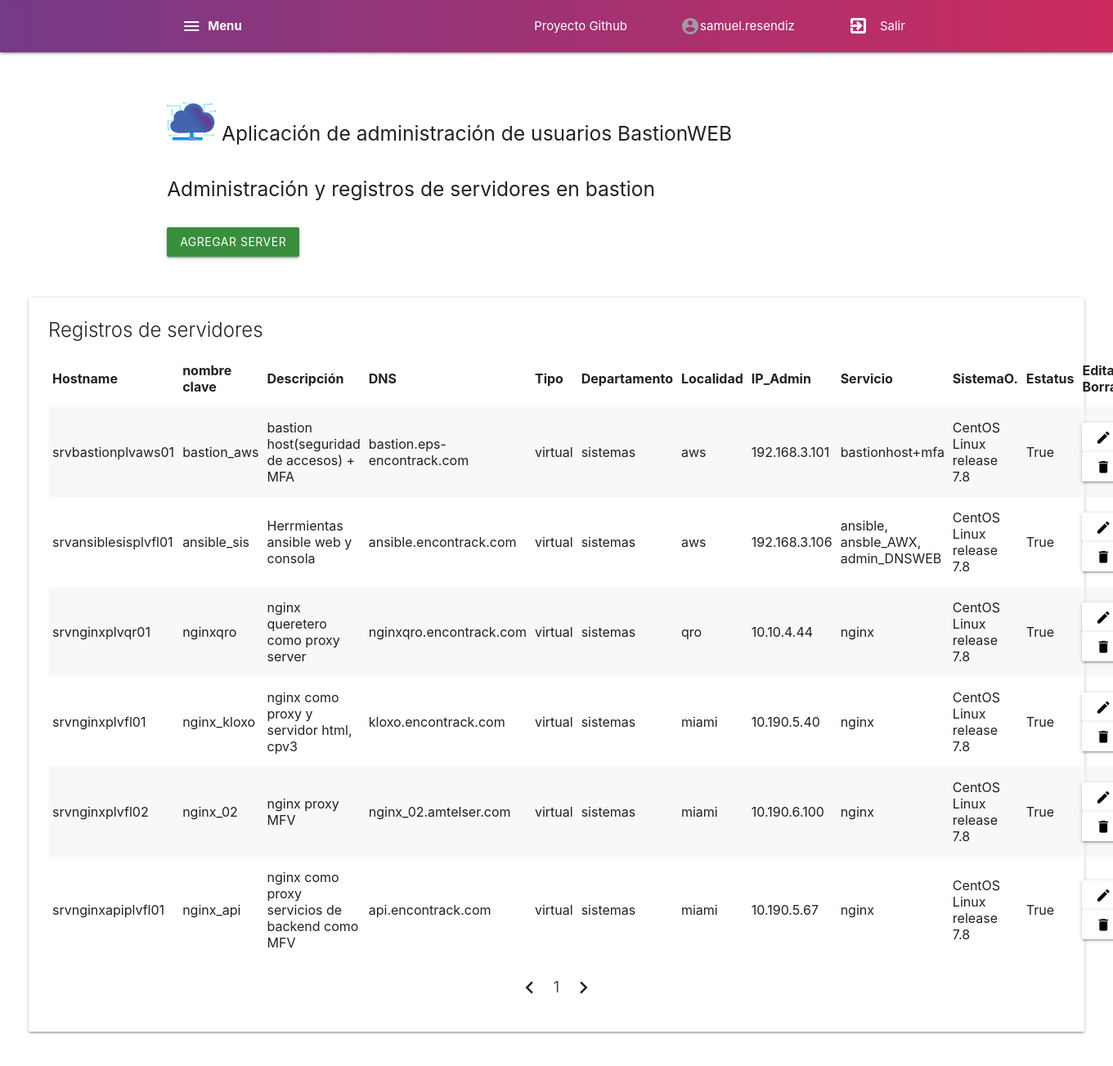
The page /servers (signed in) on the database as committed earlier.
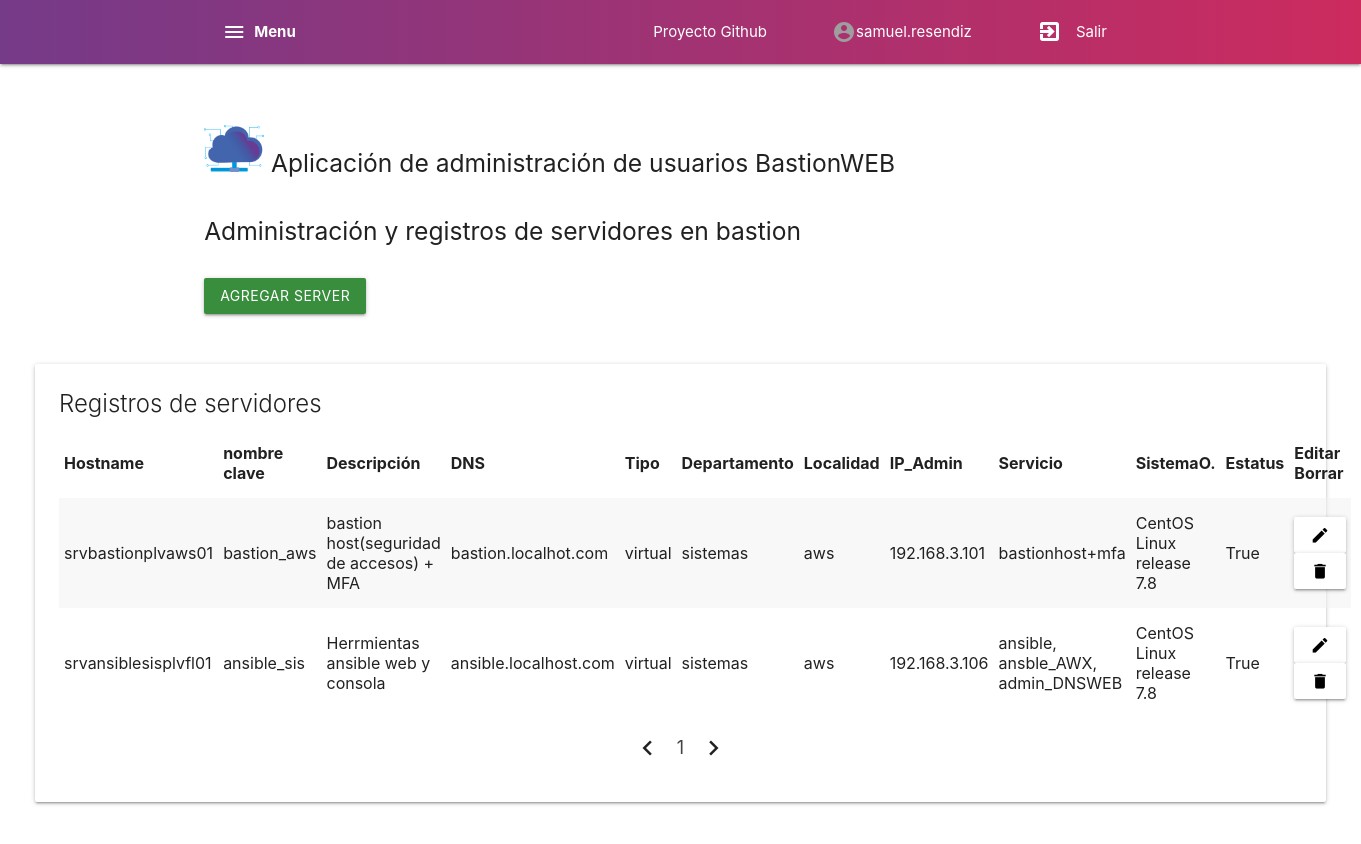
The same page on the database as committed later.
### app/models.py (models this page shows, shortened)
class Users(UserMixin, db.Model):
    __tablename__ = "users"
    id =  db.Column(db.Integer, primary_key=True, autoincrement=True)
    username =  db.Column(db.String(50), nullable=False)
    password =  db.Column(db.String(50), nullable=False)
    email =  db.Column(db.String(50), nullable=False)
    area =  db.Column(db.String(50), nullable=False)
    group =  db.Column(db.String(50), nullable=False)
    status =  db.Column(db.Boolean, default=False, nullable=False)
    web =  db.Column(db.Boolean, default=False, nullable=False)

class Servers(db.Model):
    __tablename__ = "servers"
    id =  db.Column(db.Integer, primary_key=True, autoincrement=True)
    hostname =  db.Column(db.String(50), nullable=False)
    namekey = db.Column(db.String(50), nullable=False)
    description =  db.Column(db.String(50), nullable=False)
    dns =  db.Column(db.String(50), nullable=False)
    tipe =  db.Column(db.String(50), nullable=False)
    department =  db.Column(db.String(50), nullable=False)
    localation =  db.Column(db.String(50), nullable=False)
    ipadmin =  db.Column(db.String(50), nullable=False)
    ipprod =  db.Column(db.String(50), nullable=False)
    service =  db.Column(db.String(50), nullable=False)
    hypervisor =  db.Column(db.String(50), nullable=False)
    os =  db.Column(db.String(50), nullable=False)
    ram =  db.Column(db.String(50), nullable=False)
    cpu =  db.Column(db.String(50), nullable=False)
    storage =  db.Column(db.String(50), nullable=False)
    active =  db.Column(db.Boolean, default=False, nullable=False)

### app/view/servers.py (the view)
@app.route('/servers', methods=['GET'], defaults={"page_num": 1})
@app.route('/servers/<int:page_num>', methods=['GET'])
@login_required
def servers(page_num):
    apiservers=db.session.query(Servers).paginate(per_page=10, page=page_num, error_out=True)
    logging.info('Access page servers')
    user = current_user.username
    queryuser = db.session.query(Users).filter(Users.username==user).first()
    mail = queryuser.email
    return render_template('servers.html', user=user, data=apiservers, mail=mail)

### main.py (called while the page is built)
@login_manager.user_loader
def load_user(id):
    return Users.query.get(id)

### app/templates/servers.html (shortened to what this page needs)
{% extends 'base/base.html' %}
{% block content %}
    <main>
        <div class="row">
            <div class="container">
                <h5>Administración y registros de servidores en bastion</h5><br>
                <form method="POST" action="/addserver">
                    <div class="form-field">
                        <button class="btn waves-effect waves-green green darken-2" type="submit" name="Submit">
                            Agregar server
                        </button>
                    </div>
                </form>
            </div>
        </div>
        <div class="row" style="margin: 35px;">
            <div class="card">
                <div class="card-content">
                    <span class="card-title">Registros de servidores</span>
                    <form action="/deleteserver" method="POST">
                        <table class="striped">
                            <thead>
                                <tr>
                                    <th>Hostname</th>
                                    <th>nombre clave</th>
                                    <th>Descripción</th>
                                    <th>DNS</th>
                                    <th>Tipo</th>
                                    <th>Departamento</th>
                                    <th>Localidad</th>
                                    <th>IP_Admin</th>
                                    <th>Servicio</th>
                                    <th>SistemaO.</th>
                                    <th>Estatus</th>
                                    <th>Editar Borrar</th>
                                </tr>
                            </thead>
                            <tbody>
                                {% for res in data.items %}
                                <tr>
                                    <td>{{res['hostname']}}</td>
                                    <td>{{res['namekey']}}</td>
                                    <td>{{res['description']}}</td>
                                    <td>{{res['dns']}}</td>
                                    <td>{{res['tipe']}}</td>
                                    <td>{{res['department']}}</td>
                                    <td>{{res['localation']}}</td>
                                    <td>{{res['ipadmin']}}</td>
                                    <td>{{res['service']}}</td>
                                    <td>{{res['os']}}</td>
                                    <td>{{res['active']}}</td>
                                    <td>
                                        <button class="btn white" type="submit"  formmethod="post" formaction="/editserver" name="update_button"  value="{{res['id']}}" >
                                            <i class="material-icons black-text">edit</i>
                                        </button>
                                        <button class="btn white" type="submit" name="id" onclick="return confirm('Are you sure to delete?')" value="{{res['id']}}">
                                            <i class="material-icons black-text">delete</i>
                                        </button>
                                    </td>
                                </tr>
                                {% endfor %}
                            </tbody>
                        </table>
                    </form>
                    <div class="center">
                        <ul class="pagination">
                        {% if data.has_prev %}
                            <li class="waves-effect"><a class="page-link" href="{{ url_for('servers', page_num=data.prev_num) }}"><i class="material-icons">chevron_left</i></a></li>
                        {% else %}
                            <li class="disabled"><span><i class="material-icons">chevron_left</i></span>
                        {% endif %}
                            </li>
                        {% for page in data.iter_pages(left_edge=3, right_edge=3) %}
                        {% if page %}
                        <li class="waves-effect"><a href="{{ url_for('servers', page_num=page) }}">{{ page }}</a></li>
                        {% else %}
                        <li class="disabled"><a href="#">…</a></li>
                        {% endif %}
                        {% endfor %}
                        {% if data.has_next %}
                            <li class="waves-effect"><a href="{{ url_for('servers', page_num=data.next_num) }}"><i class="material-icons">chevron_right</i></a></li>
                        {% else %}
                            <li class="disabled"><span><i class="material-icons">chevron_right</i></span>
                        {% endif %}
                        </ul>
                    </div>
                </div>
            </div>
        </div>
    </main>
{% endblock content %}

### app/templates/base/base.html (shortened to what this page needs)
<html>
  <head>
        <link type="text/css" rel="stylesheet" href="{{ url_for('static', filename='css/materialize.min.css' ) }}"  media="screen,projection"/>
        <link rel="stylesheet" href="{{ url_for('static', filename='css/style.css' ) }}">
  </head>
  <body>
        <div class="navbar-fixed">
            <nav class="navmain">
                <div class="nav-wrapper container">
                <a href="#menu" class="brand-logo sidenav-trigger show-on-large" data-target="menu-side"><i class="material-icons">menu</i></a><b style="margin-left: 50px;" class="left">Menu</b>
                <ul id="nav-mobile" class="right hide-on-med-and-down">
                    <li style="margin-right: 50px;"><a href="https://github.com/lgeronimoM/bastionweb">Proyecto Github</a></li>
                    <li><i class="material-icons grey-text">account_circle</i></li>
                    <li style="margin-right: 50px;">{{user}}</li>
                    <li><a href="/logout"><i class="material-icons darken-4"><b>exit_to_app</b></i></a></li>
                    <li style="margin-right: 50px;" class="left">Salir</li>
                </ul>
                </div>
            </nav>
        </div>
        <div class="container section">
            <h5><img class="responsive-img" src="{{ url_for('static', filename='img/logo.png' ) }}" style="width: 60px; margin-top: 10px;">
            Aplicación de administración de usuarios BastionWEB</h5>
        </div>
        {% block content %}
        {% endblock content %}
  </body>
</html>

### app/static/css/style.css (style rules this page uses)
.navmain { background: #cc2b5e; background: -webkit-linear-gradient(to right, #753a88, #cc2b5e); background: linear-gradient(to right, #753a88, #cc2b5e); }

Rows that differ between the two databases and show on the page:
removed Servers: hostname "srvnginxplvqr01", namekey "nginxqro", description "nginx queretero como proxy server", dns "nginxqro.encontrack.com", tipe "virtual", department "sistemas", localation "qro", ipadmin "10.10.4.44", service "nginx", os "CentOS Linux release 7.8", active "True", {{ res['id'] }} 3 (drawn)
removed Servers: hostname "srvnginxplvfl01", namekey "nginx_kloxo", description "nginx como proxy y servidor html, cpv3", dns "kloxo.encontrack.com", tipe "virtual", department "sistemas", localation "miami", ipadmin "10.190.5.40", service "nginx", os "CentOS Linux release 7.8", active "True", {{ res['id'] }} 4 (drawn)
removed Servers: hostname "srvnginxplvfl02", namekey "nginx_02", description "nginx proxy MFV", dns "nginx_02.amtelser.com", tipe "virtual", department "sistemas", localation "miami", ipadmin "10.190.6.100", service "nginx", os "CentOS Linux release 7.8", active "True", {{ res['id'] }} 5 (drawn)
removed Servers: hostname "srvnginxapiplvfl01", namekey "nginx_api", description "nginx como proxy servicios de backend como MFV", dns "api.encontrack.com", tipe "virtual", department "sistemas", localation "miami", ipadmin "10.190.5.67", service "nginx", os "CentOS Linux release 7.8", active "True", {{ res['id'] }} 6 (drawn)
changed Servers "srvbastionplvaws01": dns "bastion.eps-encontrack.com" → "bastion.localhot.com"
changed Servers "srvansiblesisplvfl01": dns "ansible.encontrack.com" → "ansible.localhost.com"
